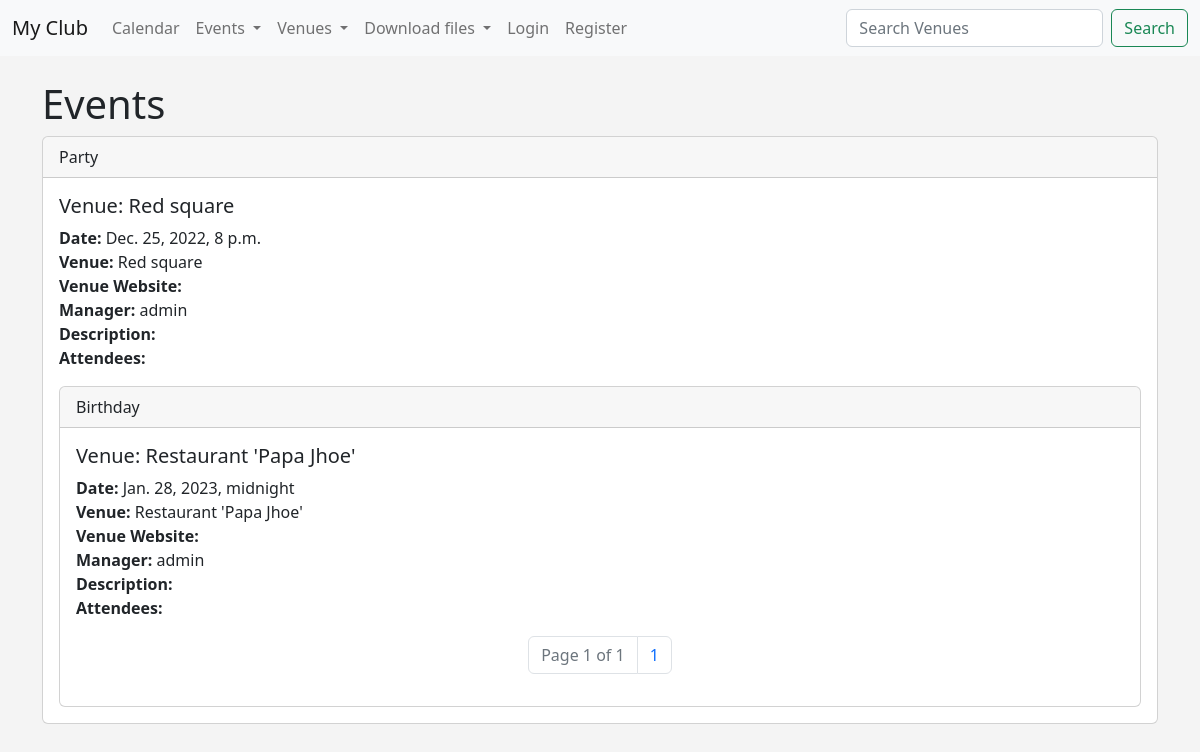
The page /events on the database as committed earlier.
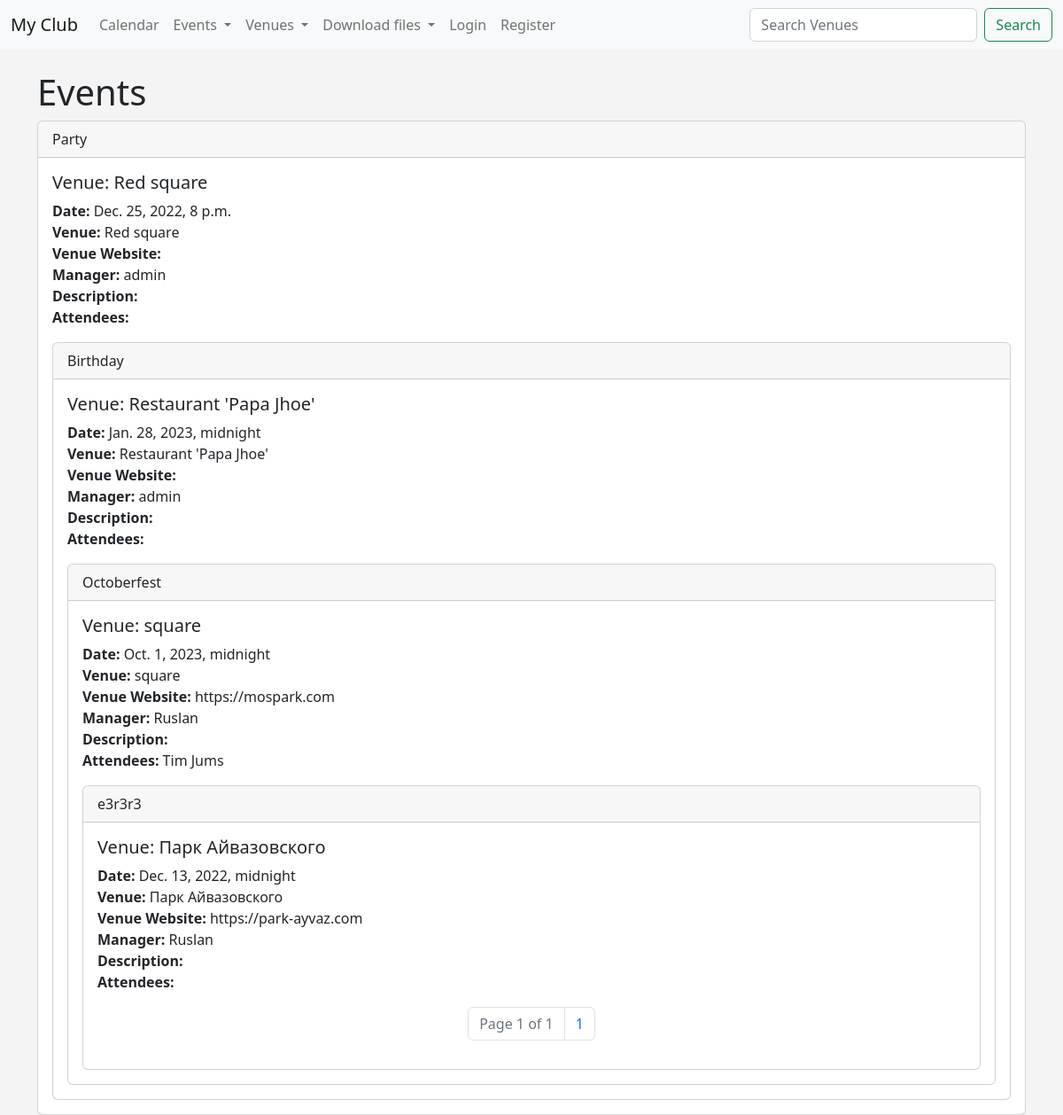
The same page on the database as committed later.
### events/models.py (models this page shows)
class Event(models.Model):
    name = models.CharField('Event Name', max_length=120)
    event_date = models.DateTimeField('Event Date')
    venue = models.ForeignKey(Venue, on_delete=models.CASCADE, blank=True, null=True)
    manager = models.ForeignKey(User, blank=True, null=True, on_delete=models.SET_NULL)
    description = models.TextField(blank=True)
    attendees = models.ManyToManyField(MyClubUser, blank=True)
    def __str__(self):
        return self.name

class Venue(models.Model):
    name = models.CharField('Venue Name', max_length=120)
    address = models.CharField(max_length=300)
    zip_code = models.CharField('ZIp code', max_length=15)
    phone = models.CharField('Contact Phone', max_length=25, blank=True)
    web = models.URLField('Website Address', blank=True)
    email_address = models.EmailField('Email Address', blank=True)
    owner = models.IntegerField("Venue Owner", blank=False, default=1)
    def __str__(self):
        return self.name

class MyClubUser(models.Model):
    first_name = models.CharField(max_length=30)
    last_name = models.CharField(max_length=30)
    email = models.EmailField('User Email')
    def __str__(self):
        return self.first_name + ' ' + self.last_name

### events/views.py (the view)
# urls.py: path('events', views.all_events, name="list-events"),
def all_events(request):
    event_list = Event.objects.all().order_by('event_date', 'name')
    p = Paginator(Event.objects.all(), 5)
    page = request.GET.get('page')
    events = p.get_page(page)
    nums = "a" * events.paginator.num_pages
    return render(request, 'events/event_list.html', {'event_list': event_list, 'events': events, 'nums': nums})

### events/templates/events/event_list.html (shortened to what this page needs)
{% extends 'events/base.html' %}
{% block content %}
  <h1>Events</h1>
  {% for event in events %}
    <div class="card">
      <div class="card-header">
        {{ event }}
      </div>
      <div class="card-body">
        <h5 class="card-title">Venue: {{event.venue }}</h5>
        <p class="card-text">
        <strong>Date: </strong> {{event.event_date }}<br/>
        <strong>Venue: </strong> {{event.venue }}<br/>
        <strong>Venue Website: </strong>{{event.venue.web }}<br/>
        <strong>Manager: </strong>{{event.manager }}<br/>
        <strong>Description: </strong> {{event.decsription }} <br/>
          <strong>Attendees: </strong>
          {% for user in event.attendees.all %}
            {{ user }}<br/>
          {% endfor %}
        </p>
    {% endfor %}
<nav aria-label="Page navigation example">
  <ul class="pagination justify-content-center">
<li class="page-item disabled"><a href="#" class="page-link">Page {{ events.number }} of {{ events.paginator.num_pages }}</a></li>
{% for i in nums %}
  <li class="page-item"><a class="page-link" href="?page={{ forloop.counter}}"> {{ forloop.counter }}
{% endfor %}
</ul>
    </div>
{% endblock %}

Rows that differ between the two databases and show on the page:
added Event: name "Octoberfest", venue "square", event_date "Oct. 1, 2023, midnight", venue.web "https://mospark.com", manager "Ruslan"
now on this page (row unchanged): MyClubUser: first_name+last_name "Tim Jums"
added Event: name "e3r3r3", venue "Парк Айвазовского", event_date "Dec. 13, 2022, midnight", venue.web "https://park-ayvaz.com", manager "Ruslan"
